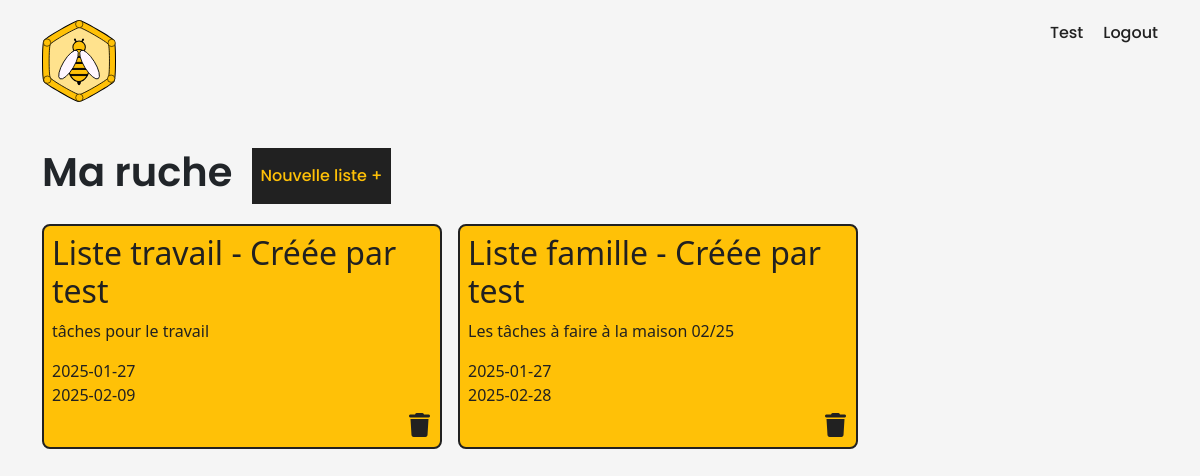
The app's page /profil.php (signed in) with its own data.
### tables this page shows
CREATE TABLE IF NOT EXISTS `list` (
  `id_list` int NOT NULL AUTO_INCREMENT,
  `name` varchar(255) NOT NULL,
  `description` varchar(255) NOT NULL,
  `creation_date` date NOT NULL,
  `limit_date` date NOT NULL,
  `creator_id` int NOT NULL,
  `creator_name` varchar(255) NOT NULL,
  PRIMARY KEY (`id_list`)
);

### profil.php (the view, shortened to what this page needs)
<?php
include_once('connexion.php');
$reqList = $bdd->prepare("SELECT `list`.`id_list` AS `id_list`, `list`.`name` AS 'name', `description` AS 'desc', `list`.`creation_date` AS 'crea_date', `list`.`limit_date` AS 'lim_date', `list`.`creator_id` AS 'creator_id', `list`.`creator_name` AS 'creator_name' FROM `list` INNER JOIN `user_list` ON `list`.`id_list` = `user_list`.`id_list` WHERE `user_list`.`id_user` = :id_user ORDER BY `list`.`limit_date` ASC");
$reqList->bindParam('id_user', $_SESSION['id_user'], PDO::PARAM_STR);
$reqList->execute();
$list = $reqList->fetchAll(PDO::FETCH_ASSOC);
?>
<!DOCTYPE html>
<html lang="en">
<head>
    <link rel="stylesheet" href="https://cdnjs.cloudflare.com/ajax/libs/font-awesome/6.7.2/css/all.min.css" />
    <link href="https://cdn.jsdelivr.net/npm/bootstrap@5.3.3/dist/css/bootstrap.min.css" rel="stylesheet">
    <link href="https://cdn.jsdelivr.net/npm/bootstrap@5.3.3/dist/css/bootstrap.min.css" rel="stylesheet">
    <link rel="stylesheet" href="./assets/css/style.css">
</head>
<body class="grey">
    <header>
        <div id="navbar-container" class="container">
            <nav>
                <div id="navbar">
                    <figure>
                        <a href="profil.php"><img src="./assets/img/TaskHive.svg" alt="logo TaskHive"></a>
                    </figure>
                    <div id="navbar-links">
                        <div><span class="black popp-medium"><?=ucfirst($_SESSION['username']) ?></span></div>
                        <div><a class="black popp-medium" href="log-out.php">Logout</a></div>
                    </div>
                </div>
            </nav>
        </div>
        <section class="container">
            <div class="profil-title">
                <h1 class="h1 popp-semiBold">Ma ruche</h1>
                <button id="new-list">Nouvelle liste +</button>
            </div>
            <div class="grid">
            <?php
                if(count($list) > 0){
                    foreach($list as $l){
                ?>
                <div class="display-list">
                    <a href="./task.php?id_list=<?= $l['id_list']?>">
                        <div class="list">
                            <h2 class="h2 black popp-regular"><?= $l['name'] . ' ' . '-' . ' ' . 'Créée par' . ' ' . $l['creator_name'] ?></h2>
                            <p class="black popp-regular"><?= $l['desc'] ?></p>
                            <div class="black popp-regular"><?= $l['crea_date'] ?></div>
                            <div class="black popp-regular mb-3"><?= $l['lim_date'] ?></div>
                            <?php
                                if($_SESSION['id_user'] == $l['creator_id']){
                            ?>
                                <form action="profil.php"  method="POST">
                                    <button class="no-bg-btn"><i class="fa-solid fa-trash"></i></button>
                                </form>
                            <?php
                                }
                            ?>
                        </div>
                    </a>
                </div>
                <?php
                    }
                } else {
                ?>
                    <div class="empty-container">
                        <span class="yellow popp-bold">Aucune liste</span>
                    </div>
                <?php
                }
                ?>
            </div>
    </section>
    </header>
</body>
</html>

### assets/css/style.css (style rules this page uses)
html, body, div, span, applet, object, iframe, h1, h2, h3, h4, h5, h6, p, blockquote, pre, a, abbr, acronym, address, big, cite, code, del, dfn, em, img, ins, kbd, q, s, samp, small, strike, strong, sub, sup, tt, var, b, u, i, center, dl, dt, dd, ol, ul, li, fieldset, form, label, legend, table, caption, tbody, tfoot, thead, tr, th, td, article, aside, canvas, details, embed, figure, figcaption, footer, header, hgroup, menu, nav, output, ruby, section, summary, time, mark, audio, video { margin: 0; padding: 0; border: 0; vertical-align: baseline; list-style-type: none; text-decoration: none; box-sizing: border-box; }
.popp-medium { font-family: 'Poppins Medium'; }
.popp-semiBold { font-family: 'Poppins SemiBold'; }
.black { color: #212121; }
.grey { background-color: #F5F5F5; }
.profil-title { display: flex; }
#navbar-container figure { display: flex; width: 100%; }
#navbar-container img { max-width: 20%; }
#navbar { display: flex; justify-content: space-around; padding-top: 20px; }
#navbar-links { display: flex; }
#navbar-links a { color: #212121; margin-left: 20px; }
#new-list, #new-task, #new-bee { border: 2px solid #212121; color: #FFC107; background-color: #212121; font-family: 'Poppins Medium'; margin-left: 20px; transition: all ease 0.25s; }
.profil-title { margin-top: 40px; }
.display-list { margin-top: 20px; width: 100%; max-width: 400px; border: solid 2px #212121; background-color: #FFC107; position: relative; border-radius: 8px; transition: all ease 0.35s; }
.display-list h2 { margin-bottom: 8px; }
.display-list p { margin-bottom: 16px; }
.display-list a i { position: absolute; bottom: 10px; right: 10px; font-size: 1.5rem; color: #212121; transition: all ease 0.25s; }
.list { padding: 8px 0 0 8px; }
.grid { display: flex; flex-wrap: wrap; gap: 16px; }
.no-bg-btn { background: none; border: none; }

### records on screen
list: name "Liste travail", creator_name "test", description "tâches pour le travail", creation_date "2025-01-27", limit_date "2025-02-09"
list: name "Liste famille", creator_name "test", description "Les tâches à faire à la maison 02/25", creation_date "2025-01-27", limit_date "2025-02-28"

### other values on screen
$_SESSION['username'] "Test"
